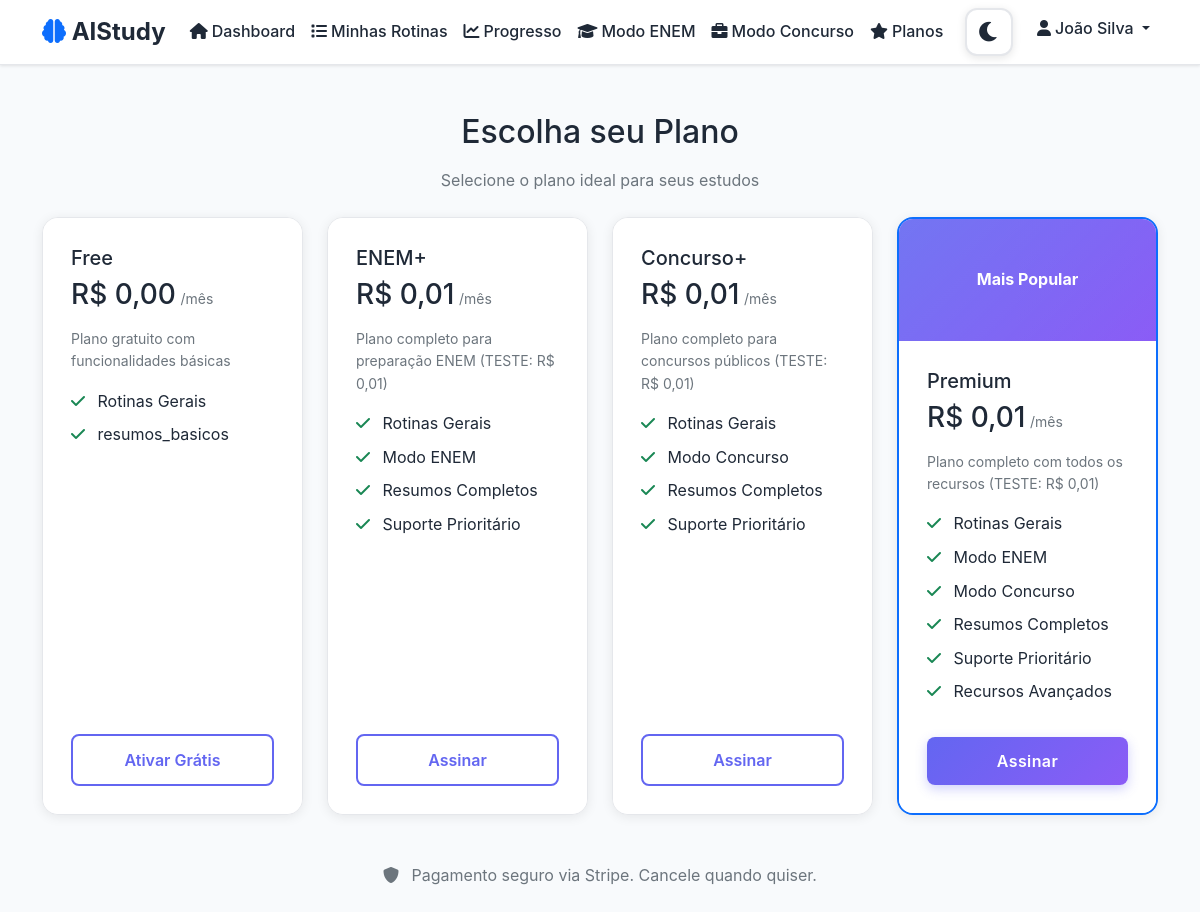
/planos.php?erro=plano_nao_encontrado (signed in), run on the app's committed database.
### tables this page shows
CREATE TABLE planos (
    id INT AUTO_INCREMENT PRIMARY KEY,
    nome VARCHAR(50) NOT NULL,
    slug VARCHAR(50) NOT NULL UNIQUE,
    preco_mensal DECIMAL(10,2) NOT NULL DEFAULT 0.00,
    descricao TEXT,
    recursos JSON DEFAULT NULL COMMENT 'Lista de recursos disponíveis no plano',
    ativo BOOLEAN DEFAULT TRUE,
    created_at TIMESTAMP DEFAULT CURRENT_TIMESTAMP,
    updated_at TIMESTAMP DEFAULT CURRENT_TIMESTAMP ON UPDATE CURRENT_TIMESTAMP
);

### classes/PlanService.php (called while the page is built, shortened)
<?php
require_once dirname(__DIR__) . '/config/database.php';
class PlanService {
    private $conn;
    public function __construct() {
        $database = new Database();
        $this->conn = $database->getConnection();
    }
    public function getAllPlans() {
        $query = "SELECT * FROM planos WHERE ativo = 1 ORDER BY preco_mensal ASC";
        $stmt = $this->conn->prepare($query);
        $stmt->execute();
        $planos = $stmt->fetchAll(PDO::FETCH_ASSOC);
        return $planos;
    }
    public function getActiveSubscription($user_id) {
        $query = "SELECT a.*, p.nome as plano_nome, p.slug as plano_slug, p.preco_mensal
                  FROM assinaturas a
                  JOIN planos p ON a.plano_id = p.id
                  WHERE a.user_id = :user_id
                  AND a.status = 'ativo'
                  AND (a.data_fim IS NULL OR a.data_fim > NOW())
                  ORDER BY a.created_at DESC
                  LIMIT 1";
        $stmt = $this->conn->prepare($query);
        $stmt->bindParam(':user_id', $user_id);
        $stmt->execute();
        return $stmt->fetch(PDO::FETCH_ASSOC) ?: null;
    }
}

### config/database.php (called while the page is built, shortened)
<?php
class Database {
    private $host = DB_HOST;
    private $db_name = DB_NAME;
    private $username = DB_USER;
    private $password = DB_PASS;
    public function getConnection() {
        $this->conn = null;
        try {
            $this->conn = new PDO(
                "mysql:host=" . $this->host . ";dbname=" . $this->db_name . ";charset=utf8mb4",
                $this->username,
                $this->password,
                [
                    PDO::ATTR_ERRMODE => PDO::ERRMODE_EXCEPTION,
                    PDO::ATTR_DEFAULT_FETCH_MODE => PDO::FETCH_ASSOC,
                    PDO::ATTR_EMULATE_PREPARES => false,
                ]
            );
            $this->conn->exec("set names utf8mb4");
        } catch(PDOException $exception) {
            error_log("Erro de conexão com banco de dados: " . $exception->getMessage());
            error_log("Host: " . $this->host . ", Database: " . $this->db_name);
            if (DEBUG) {
                die("Erro de conexão: " . htmlspecialchars($exception->getMessage()));
            } else {
                die("Erro ao conectar ao banco de dados. Tente novamente mais tarde.");
            }
        }
        return $this->conn;
    }
}
?>

### includes/session.php (called while the page is built, shortened)
<?php
function isLoggedIn() {
    return isset($_SESSION['user_id']) && !empty($_SESSION['user_id']);
}
function getCurrentUser() {
    return [
        'id' => $_SESSION['user_id'],
        'nome' => $_SESSION['user_nome'],
        'email' => $_SESSION['user_email']
    ];
}
?>

### planos.php (the view, shortened to what this page needs)
<?php
require_once 'includes/session.php';
require_once 'classes/PlanService.php';
require_once 'includes/navbar.php';
$user = getCurrentUser();
$planService = new PlanService();
$planos = $planService->getAllPlans();
$planoAtivo = $planService->getActiveSubscription($user['id']);
?>
<!DOCTYPE html>
<html lang="pt-BR">
<head>
    <link href="https://cdn.jsdelivr.net/npm/bootstrap@5.1.3/dist/css/bootstrap.min.css" rel="stylesheet">
    <link href="https://cdnjs.cloudflare.com/ajax/libs/font-awesome/6.0.0/css/all.min.css" rel="stylesheet">
    <link href="assets/css/style.css" rel="stylesheet">
</head>
<body>
    <div class="container mt-5 mb-5">
        <div class="text-center mb-4">
            <h2 class="mb-3">Escolha seu Plano</h2>
            <p class="text-muted">Selecione o plano ideal para seus estudos</p>
        </div>
        <div class="row g-4 justify-content-center">
            <?php foreach ($planos as $plano): ?>
                <?php
                $isPopular = $plano['slug'] === 'premium';
                $isActive = $planoAtivo && $planoAtivo['plano_slug'] === $plano['slug'];
                ?>
                <div class="col-md-6 col-lg-3">
                    <div class="card h-100 <?php echo $isPopular ? 'border-primary border-2' : ''; ?>">
                        <?php if ($isPopular): ?>
                            <div class="card-header bg-primary text-white text-center">
                                <strong>Mais Popular</strong>
                            </div>
                        <?php endif; ?>
                        <div class="card-body d-flex flex-column">
                            <h5 class="card-title"><?php echo htmlspecialchars($plano['nome']); ?></h5>
                            <div class="mb-3">
                                <span class="h3">R$ <?php echo number_format($plano['preco_mensal'], 2, ',', '.'); ?></span>
                                <small class="text-muted">/mês</small>
                            </div>
                            <p class="card-text text-muted small mb-3"><?php echo htmlspecialchars($plano['descricao']); ?></p>
                            <ul class="list-unstyled mb-4">
                                <?php foreach ($plano['recursos'] as $recurso): ?>
                                    <?php
                                    $recursoTexto = [
                                        'rotinas_gerais' => 'Rotinas Gerais',
                                        'modo_enem' => 'Modo ENEM',
                                        'modo_concurso' => 'Modo Concurso',
                                        'resumos_completos' => 'Resumos Completos',
                                        'suporte_prioritario' => 'Suporte Prioritário',
                                        'recursos_avancados' => 'Recursos Avançados'
                                    ];
                                    ?>
                                    <li class="mb-2">
                                        <i class="fas fa-check text-success me-2"></i>
                                        <?php echo $recursoTexto[$recurso] ?? $recurso; ?>
                                    </li>
                                <?php endforeach; ?>
                            </ul>
                            <div class="mt-auto">
                                <?php if ($isActive): ?>
                                    <button class="btn btn-success w-100" disabled>
                                        <i class="fas fa-check me-2"></i>Plano Ativo
                                    </button>
                                <?php else: ?>
                                    <a href="checkout.php?plano=<?php echo urlencode($plano['slug']); ?>"
                                       class="btn <?php echo $isPopular ? 'btn-primary' : 'btn-outline-primary'; ?> w-100">
                                        <?php echo $plano['preco_mensal'] > 0 ? 'Assinar' : 'Ativar Grátis'; ?>
                                    </a>
                                <?php endif; ?>
                            </div>
                        </div>
                    </div>
                </div>
            <?php endforeach; ?>
        </div>
        <div class="text-center mt-5">
            <p class="text-muted">
                <i class="fas fa-shield-alt me-2"></i>
                Pagamento seguro via Stripe. Cancele quando quiser.
            </p>
        </div>
    </div>
</body>
</html>

### assets/css/style.css (style rules this page uses)
:root { --primary-color: #6366f1; --secondary-color: #8b5cf6; --success-color: #10b981; --warning-color: #f59e0b; --danger-color: #ef4444; --dark-color: #1f2937; --light-color: #f8fafc; --border-color: #e5e7eb; --text-muted: #6b7280; --bg-primary: #ffffff; --bg-secondary: #f8fafc; --bg-tertiary: #f1f5f9; --text-primary: #1f2937; --text-secondary: #6b7280; --border-default: #e5e7eb; --card-bg: #ffffff; --card-shadow: rgba(0, 0, 0, 0.1); }
* { margin: 0; padding: 0; box-sizing: border-box; transition: background-color 0.3s ease, color 0.3s ease, border-color 0.3s ease; }
body { font-family: 'Inter', -apple-system, BlinkMacSystemFont, 'Segoe UI', Roboto, sans-serif; background-color: var(--bg-secondary) !important; color: var(--text-primary) !important; line-height: 1.6; }
html { background-color: var(--bg-secondary) !important; }
html[data-theme="light"] { background-color: #f8fafc !important; }
p, span, div, h1, h2, h3, h4, h5, h6, li, td, th { color: inherit !important; }
.card { border: 1px solid var(--border-default); border-radius: 16px; background: var(--card-bg); box-shadow: 0 2px 12px rgba(0, 0, 0, 0.08); transition: all 0.3s cubic-bezier(0.4, 0, 0.2, 1); overflow: hidden; color: var(--text-primary); }
.card-header { background: linear-gradient(135deg, var(--primary-color), var(--secondary-color)); color: white !important; border-radius: 16px 16px 0 0; border: none; padding: 1.25rem 1.75rem; position: relative; overflow: hidden; }
.card-header::before { content: ''; position: absolute; top: 0; left: 0; right: 0; bottom: 0; background: linear-gradient(135deg, rgba(255, 255, 255, 0.1), transparent); pointer-events: none; }
.card-header * { color: white !important; position: relative; z-index: 1; }
.card-body { background: var(--card-bg); color: var(--text-primary); padding: 1.75rem; }
.btn { border-radius: 8px; font-weight: 500; padding: 0.75rem 1.5rem; transition: all 0.2s; border: none; }
.btn-primary { background: linear-gradient(135deg, var(--primary-color), var(--secondary-color)); border: none; box-shadow: 0 4px 12px rgba(99, 102, 241, 0.3); font-weight: 600; letter-spacing: 0.025em; position: relative; overflow: hidden; }
.btn-primary::before { content: ''; position: absolute; top: 0; left: -100%; width: 100%; height: 100%; background: linear-gradient(90deg, transparent, rgba(255, 255, 255, 0.2), transparent); transition: left 0.5s ease; }
.btn-outline-primary { border: 2px solid var(--primary-color); color: var(--primary-color); background: transparent; font-weight: 600; transition: all 0.3s ease; }
.card .text-center { padding: 3rem 2rem; }

### data on the page
planos: nome "Free", preco_mensal "0,00", descricao "Plano gratuito com funcionalidades básicas", recurso "Rotinas Gerais", recurso "resumos_basicos", shows "Ativar Grátis"
planos: nome "ENEM+", preco_mensal "0,01", descricao "Plano completo para preparação ENEM (TESTE: R$ 0,01)", recurso "Rotinas Gerais", recurso "Modo ENEM", recurso "Resumos Completos", recurso "Suporte Prioritário", shows "Assinar"
planos: nome "Concurso+", preco_mensal "0,01", descricao "Plano completo para concursos públicos (TESTE: R$ 0,01)", recurso "Rotinas Gerais", recurso "Modo Concurso", recurso "Resumos Completos", recurso "Suporte Prioritário", shows "Assinar"
planos: slug "Mais Popular", nome "Premium", preco_mensal "0,01", descricao "Plano completo com todos os recursos (TESTE: R$ 0,01)", recurso "Rotinas Gerais", recurso "Modo ENEM", recurso "Modo Concurso", recurso "Resumos Completos", recurso "Suporte Prioritário", recurso "Recursos Avançados", shows "Assinar"

### other printed values
$userName "João Silva"
